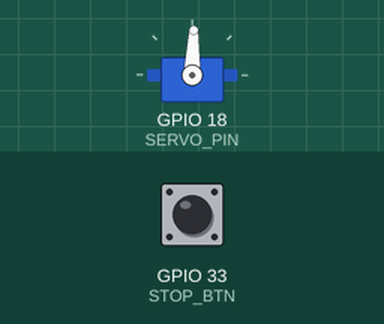
Recording of a sketch running on a simulated ESP32. On the bench: servo. The inputs (shaded band) are chosen by the test bench; at power-on: GPIO 33 (STOP_BTN) HIGH. Servo pulses on a pin are drawn as a servo (544–2400 µs = 0–180°); what the sketch prints to the serial monitor is not drawn.

Above: at 1.2 s.
1.3 s: GPIO 33 (STOP_BTN) pulled LOW for 0.15 s
At 3.3 s:
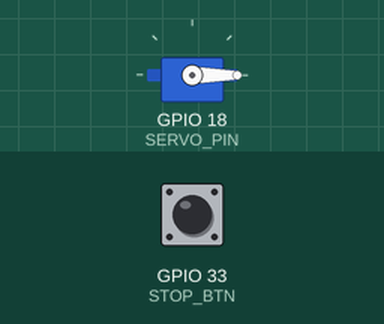
Timing chart, 0 to 4.8 s (numbered marks = the images above; inputs shaded):
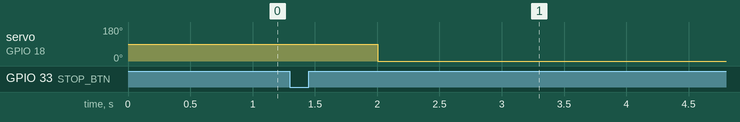

The sketch:

t05_servo.ino
```cpp
// tests/t05_servo/t05_servo.ino  (ESP32 Arduino core 3.x)
const int SERVO_PIN = 18;
const int STOP_BTN  = 33;
volatile bool estop = false;

void IRAM_ATTR onStop() { estop = true; }

void servoWriteUs(int us) {                      // 500–2400 µs
  uint32_t duty = (uint32_t)us * 65535UL / 20000UL;   // คาบ 20 ms, 16 บิต
  ledcWrite(SERVO_PIN, duty);
}
void servoWriteDeg(int deg) {
  deg = constrain(deg, 0, 180);
  servoWriteUs(map(deg, 0, 180, 500, 2400));
}

void setup() {
  Serial.begin(115200);
  pinMode(STOP_BTN, INPUT_PULLUP);
  attachInterrupt(digitalPinToInterrupt(STOP_BTN), onStop, FALLING);
  ledcAttach(SERVO_PIN, 50, 16);                 // 50 Hz, 16-bit
  servoWriteDeg(0);
  Serial.println("Servo test: 0 -> 90 -> 0 ทุก 2 วินาที, กดปุ่มเพื่อหยุด");
}

void loop() {
  if (estop) {
    ledcWrite(SERVO_PIN, 0);                      // ตัดพัลส์ เซอร์โวหยุดออกแรง
    Serial.println("E-STOP pressed. Servo released. กด EN เพื่อเริ่มใหม่");
    while (true) delay(1000);
  }
  Serial.println("-> 90 deg (ยกป้าย)");  servoWriteDeg(90); delay(2000);
  Serial.println("-> 0 deg (ลดป้าย)");   servoWriteDeg(0);  delay(2000);
}
```

Measured:
- after the input at 1.3 s, servo on GPIO 18 (SERVO_PIN): goes on until 2.0 s, then stays 0°
